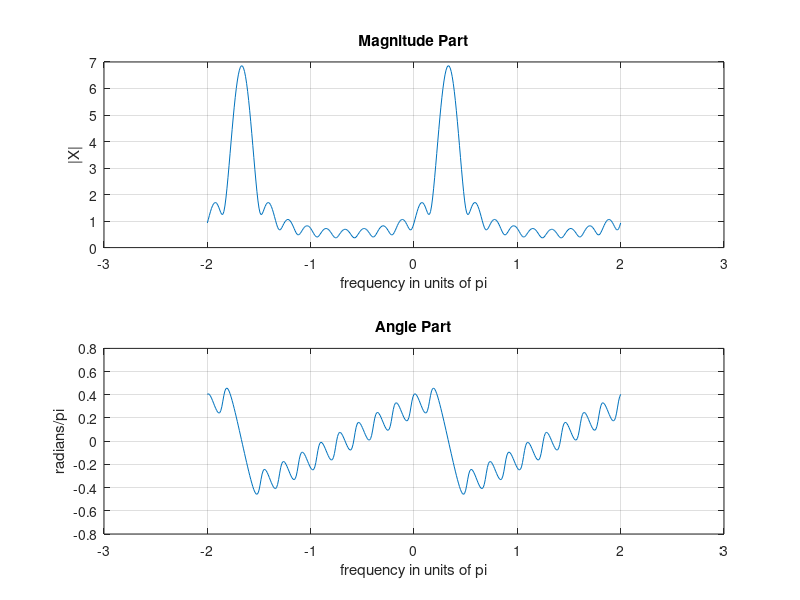

Reproduce this figure in MATLAB.
n = 0:10; x = (0.9*exp(j*pi/3)).^n;
k = -200:200; w = (pi/100)*k;
X = x * (exp(-j*pi/100)) .^ (n'*k);
magX = abs(X); angX =angle(X);
subplot(2,1,1); plot(w/pi,magX);grid
xlabel('frequency in units of pi'); ylabel('|X|')
title('Magnitude Part')
subplot(2,1,2); plot(w/pi,angX/pi);grid
xlabel('frequency in units of pi'); ylabel('radians/pi')
title('Angle Part')